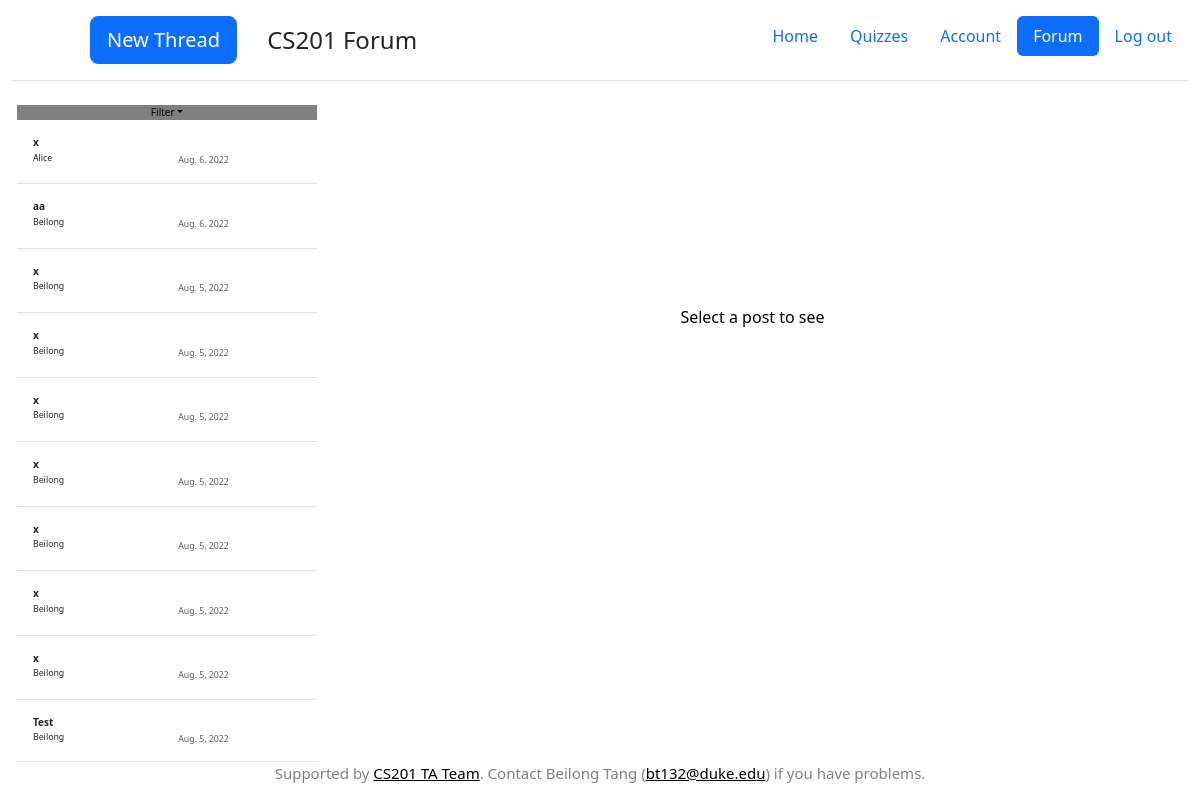
The app's page /cs201/forum/ (signed in), older data.
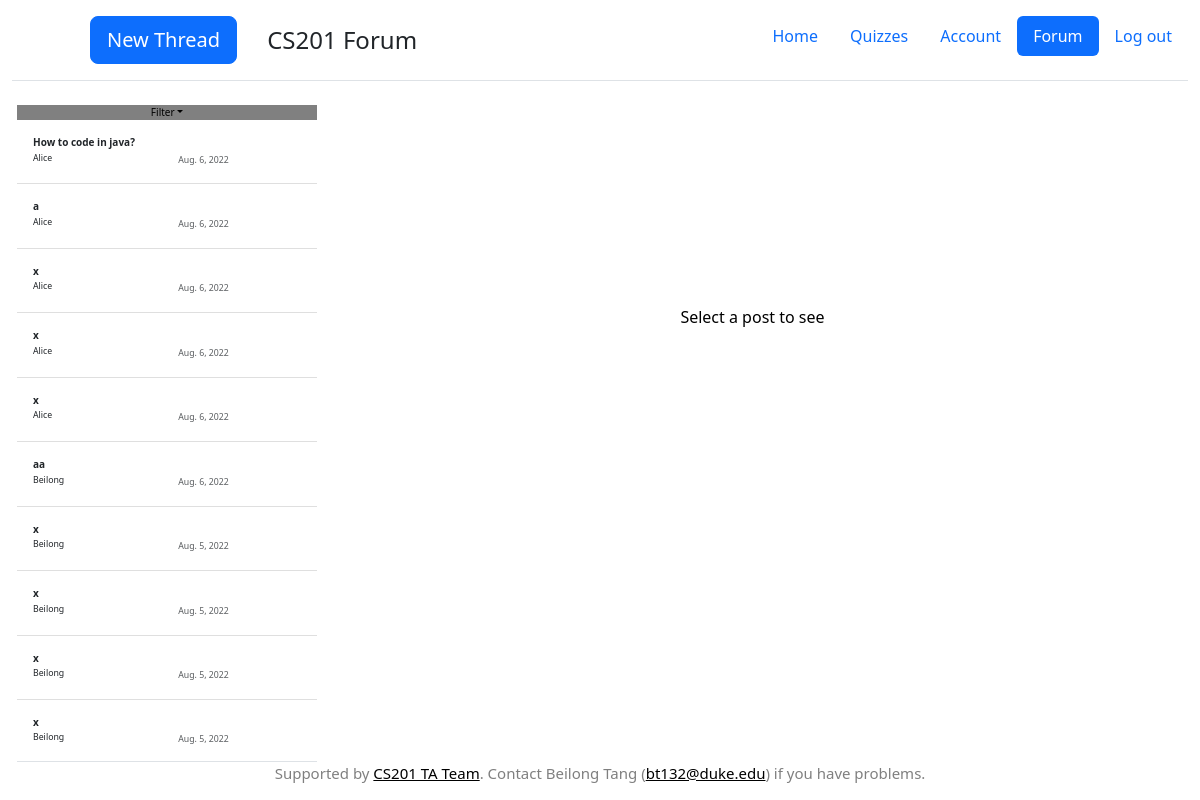
The same page, newer data.
### forum/models.py (models this page shows, shortened)
class Post(models.Model):
    text=models.TextField()
    author_name= models.CharField(max_length=50)
    author_netid = models.CharField(max_length=8)
    pub_date = models.DateTimeField(default=datetime.datetime.strptime('2022-7-26 6:00','%Y-%m-%d %H:%M').astimezone(datetime.timezone(datetime.timedelta(hours=0))))
    title = models.CharField(max_length=100)
    level = models.IntegerField(default=0)
    question_id = models.IntegerField(default=0)
    category = models.IntegerField(default=0)

### forum/views.py (the view)
# urls.py: path('/', views.forum,name='forum'),
def forum(request):
    context={}
    post=Post.objects.all().order_by('-pub_date')
    post_seen = list(map(int,list(filter(lambda x:x!='',Student.objects.get(student_netid=request.user.username).forum_seen.split(',')))))
    context['post_seen']=post_seen
    context['post']=post
    return render(request, 'forum/forum.html',context)

### quiz/templatetags/my_tags.py (called while the page is built)
@register.filter
def date(date):
    return date.date()

### forum/templates/forum/forum.html (shortened to what this page needs)
<!doctype html>
<html lang="en" class="h-100">
  <head>
{% load static %}
{% load my_tags%}
<link rel = "stylesheet" type ="text/css" href = "{% static 'quiz/bootstrap/css/bootstrap.min.css' %}">
<link rel = "stylesheet" type ="text/css" href = "{% static 'simple_judge/cover.css' %}">
<link rel = "stylesheet" type ="text/css" href = "{% static 'forum/sidebars.css' %}">
  </head>
  <body class="d-flex h-100 text-center text-black bg-white">
    <div class="container-fluid d-flex w-100 h-100  mx-auto flex-column" style='width:1800px'>
      <header class="d-flex flex-wrap justify-content-center py-3 mb-4 border-bottom">
        <a  class="d-flex align-items-center mb-3 mb-md-0 me-md-auto text-dark text-decoration-none">
          <svg class="bi me-2" width="40" height="32"><use xlink:href="#bootstrap"/></svg>
          <button type="button" class="btn btn-primary btn-lg" style="margin-left:30px" onclick="newpost()">New Thread</button>
          <span class="fs-4" style='margin-left:30px'>CS201 Forum</span>
        </a>
        <ul class="nav nav-pills">
          <li class="nav-item"><a href="{% url 'quiz:userface' %}" class="nav-link " aria-current="page">Home</a></li>
        <li class="nav-item"><a href="{% url 'quiz:assignment'  %}" class="nav-link">Quizzes</a></li>
        <li class="nav-item"><a href="{% url 'quiz:account'  %}" class="nav-link">Account</a></li>
        <li class="nav-item"><a href="{% url 'forum:forum' %}" class="nav-link active">Forum</a></li>
        <li class="nav-item"><a href="#" class="nav-link" onclick="go()">Log out</a></li>
        </ul>
      </header>
    <main class="d-flex ">
              <div class="d-flex flex-column align-items-stretch flex-shrink-0 bg-white" style="width: 300px;font-size:10px;margin-left:5px;" id ='sidebar'>
                <div class='row'>
                  <div class='col-md-12'>
                    <a class="nav-link dropdown-toggle " href="#" id="dropdown01" data-bs-toggle="dropdown" aria-expanded="false" style="background:grey">Filter</a>
                  </div>
                </div>
                <div class="list-group list-group-flush border-bottom scrollarea" style="overflow:auto;white-space:nowrap">
                  {% for c in post %}
                  <a href="{%url 'forum:forum_post' c.id 0 %}" class="list-group-item list-group-item-action py-3 lh-sm" aria-current="true" >
                    <div class="d-flex w-100 align-items-center justify-content-between">
                      <strong class="mb-1" style="overflow: hidden;text-overflow: ellipsis;word-break:keep-all;white-space:nowrap;display:block">{{c.title}}</strong>
                    </div>
                                    <div class='row'>
                                      <div class="col-md-5 mb-1 small" style="overflow: hidden;text-overflow: ellipsis;word-break:keep-all;white-space:nowrap;display:block;text-align:left">
                                          {{c.author_name}}
                                      </div>
                                        <div class ='col-md-5' style=''>
                                          <small class="text-muted" style=''>{{c.pub_date|date}}</small>
                                        </div>
                                          <div class='col-md-2 mb-1 small' style=''>
                                          </div>
                                    </div>
                  </a>
                  {%endfor%}
                </div>
              </div>
        <div class="d-flex flex-column align-items-stretch flex-shrink-0 bg-white" style='background-color:purple;margin:0 auto;width:800px;margin-top:200px'>
          Select a post to see
        </div>
    </main>
  <footer class="mt-auto text-black-50" style="font-size:15px">
    <p>Supported by <a class="text-black">CS201 TA Team</a>. Contact Beilong Tang (<a class="text-black">bt132@duke.edu</a>) if you have problems.</p>
  </footer>
</div>
  </body>
</html>

Row changes from the older to the newer data that the page shows:
no longer on this page (row unchanged): Post: title "x", author_name "Beilong", pub_date "Aug. 5, 2022"
no longer on this page (row unchanged): Post: title "x", author_name "Beilong", pub_date "Aug. 5, 2022"
no longer on this page (row unchanged): Post: title "x", author_name "Beilong", pub_date "Aug. 5, 2022"
no longer on this page (row unchanged): Post: title "Test", author_name "Beilong", pub_date "Aug. 5, 2022"
added Post: title "How to code in java?", author_name "Alice", pub_date "Aug. 6, 2022"
added Post: title "a", author_name "Alice", pub_date "Aug. 6, 2022"
added Post: title "x", author_name "Alice", pub_date "Aug. 6, 2022"
added Post: title "x", author_name "Alice", pub_date "Aug. 6, 2022"
